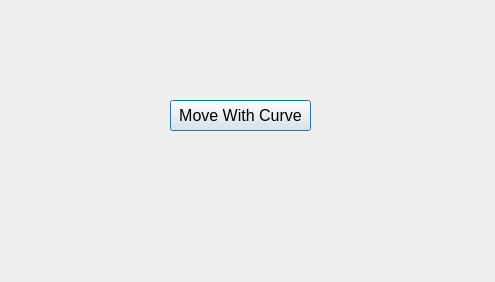
<?xml version="1.0" encoding="UTF-8"?>
<ui version="4.0">
 <class>Dialog</class>
 <widget class="QDialog" name="Dialog">
  <property name="geometry">
   <rect>
    <x>0</x>
    <y>0</y>
    <width>495</width>
    <height>282</height>
   </rect>
  </property>
  <property name="windowTitle">
   <string>Dialog</string>
  </property>
  <widget class="QPushButton" name="pushButtonMoveCurve">
   <property name="geometry">
    <rect>
     <x>170</x>
     <y>100</y>
     <width>141</width>
     <height>31</height>
    </rect>
   </property>
   <property name="font">
    <font>
     <pointsize>12</pointsize>
    </font>
   </property>
   <property name="text">
    <string>Move With Curve</string>
   </property>
  </widget>
  <widget class="QLabel" name="labelPic">
   <property name="geometry">
    <rect>
     <x>10</x>
     <y>0</y>
     <width>81</width>
     <height>91</height>
    </rect>
   </property>
   <property name="text">
    <string/>
   </property>
   <property name="pixmap">
    <pixmap>coloredball.jpg</pixmap>
   </property>
  </widget>
 </widget>
 <resources/>
 <connections/>
</ui>
